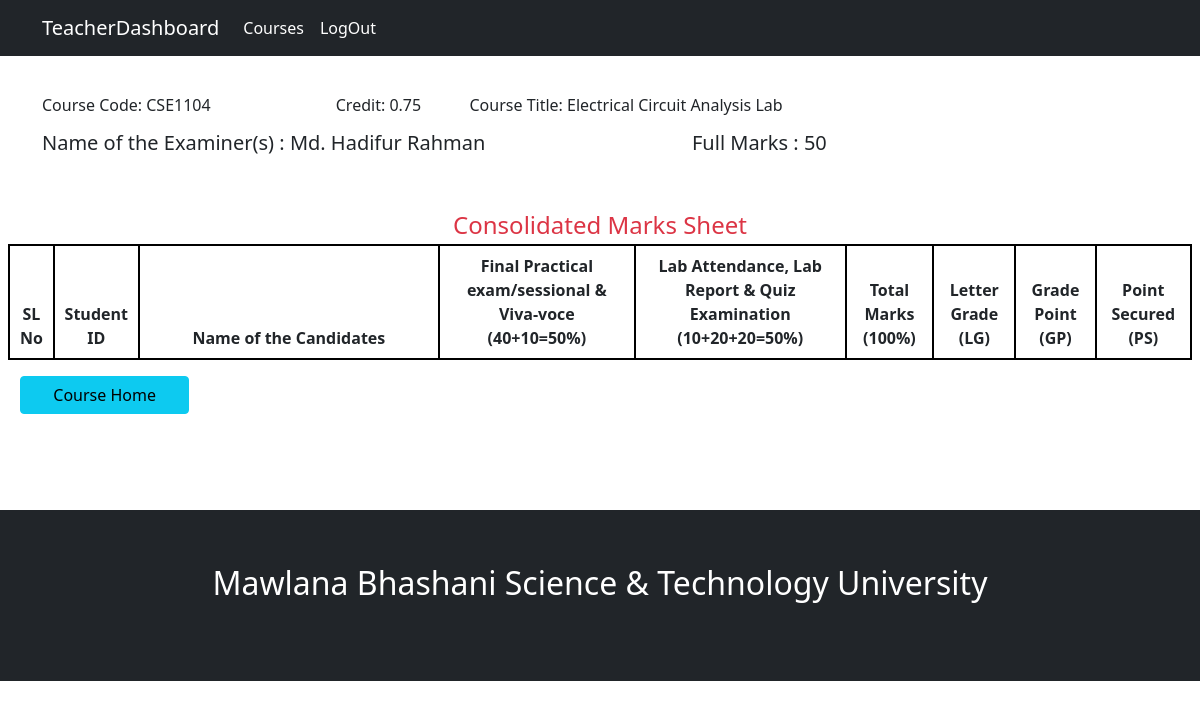
Page /faculty/consoilated_lab_marksheet/CSE1104/ on the committed database.
### chairman/models.py (models this page shows, shortened)
class Course(models.Model):
    course_name = models.CharField(max_length=150)
    course_code = models.CharField(max_length=150)
    course_type = models.CharField(
        max_length=200,
        choices= course_types,
        default= 'Theory'
        )
    credit = models.FloatField()
    semister_no = models.CharField(
        max_length=200,
        choices= semister,
        default= '1st Year 1st Semester'
        )
    course_teacher = models.ForeignKey(Teacher, on_delete=models.PROTECT)

### authentication/models.py (models this page shows, shortened)
class User(AbstractBaseUser):
    email = models.EmailField(
        verbose_name='Email',
        max_length=255,
        unique=True,
    )
    name = models.CharField(max_length= 200)
    first_name = models.CharField(max_length= 200, default="Unknown")
    last_name = models.CharField(max_length= 200, default="User")
    tc = models.BooleanField(default=True)
    is_active = models.BooleanField(default=True)
    is_admin = models.BooleanField(default=False)
    created_at = models.DateTimeField(auto_now_add= True)
    updated_at = models.DateTimeField(auto_now= True)
    objects = UserManager()
    USERNAME_FIELD = 'email'
    REQUIRED_FIELDS = ['name', 'tc']

### faculty/views.py (the view, shortened to what this page needs)
# urls.py: path('consoilated_lab_marksheet/<str:course_code>/', views.consoilated_lab_marksheet, name="consoilated_lab_marksheet"),
def consoilated_lab_marksheet(request, course_code):
    course = Course.objects.get(course_code= course_code)
    regular_students = Teacher_Student_Info.objects.filter(course_code= course_code, remarks='Regular').order_by('student_id')
    backLog_students = Teacher_Student_Info.objects.filter(course_code= course_code, remarks='BackLog').order_by('student_id')
    special_students = Teacher_Student_Info.objects.filter(course_code= course_code, remarks='Special').order_by('student_id')
    count = 0
    regular_student = {}
    backlog_student = {}
    special_student = {}
    submit_button = False
    context = {
        'semister_no': course.semister_no,
        'c_code': course_code,
        'c_teacher': course.course_teacher,
        'credit': course.credit,
        'c_name': course.course_name,
        'regular_student': regular_student,
        'backlog_student': backlog_student,
        'submit_button': submit_button,
        'special_student': special_student,
    }
    return render(request, 'faculty/consoilated_lab_marksheet.html', context)

### authentication/models.py (called while the page is built)
    def __str__(self):
        return self.first_name + " "+ self.last_name

### faculty/templates/faculty/consoilated_lab_marksheet.html (shortened to what this page needs)
{% extends 'teacher_base.html' %}
{% load static %}
{% load crispy_forms_tags %}
{% load crispy_forms_filters %}
{% block content2 %}
<div class="container">
    <div class="row">
        <div class="col-9 mt-3">
            <div class="row mb-2">
                <div class="col-3">
                    <h6>Course Code: {{c_code}} </h6>
                </div>
                <div class="col-3">
                    <h6 class="credit-margin">Credit: {{credit}}</h6>
                </div>
                <div class="col-6">
                    <h6>Course Title: {{c_name}}</h6>
                </div>
            </div>
            <div class="row">
                <div class="col-8">
                    <h5>Name of the Examiner(s) : {{c_teacher}} </h5>
                </div>
                <div class="col-4">
                    <h5 class="credit-margin">Full Marks : 50</h5>
                </div>
            </div>
        </div>
    </div>
</div>
<div class="row mt-5 table-padding">
    <h4 class="mb-1 text-center text-danger">Consolidated Marks Sheet</h4>
    <table class="table table-hover table-striped text-center table-bordered">
        <thead>
            <tr>
                <th scope="col">SL No</th>
                <th scope="col">Student ID</th>
                <th scope="col" style="width: 300px">Name of the Candidates</th>
                <th scope="col">Final Practical exam/sessional & Viva-voce (40+10=50%)</th>
                <th scope="col">Lab Attendance, Lab Report & Quiz Examination (10+20+20=50%)</th>
                <th scope="col">Total Marks (100%)</th>
                <th scope="col">Letter Grade (LG)</th>
                <th scope="col">Grade Point (GP)</th>
                <th scope="col">Point Secured (PS)</th>
            </tr>
        </thead>
    </table>
    <div class="row">
        <div class="col-2">
            <a href={% url 'lab_course_details' c_code %} type="button" class="btn btn-info w-100">Course Home</a>
        </div>
        <div class="col-10"></div>
    </div>
</div>
{% endblock content2 %}

### rows in the picture
Course: course_code "CSE1104", credit "0.75", course_name "Electrical Circuit Analysis Lab"
User: first_name+last_name "Md. Hadifur Rahman"
